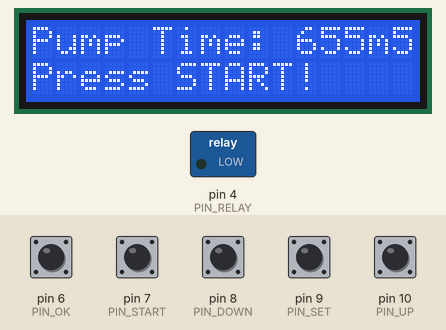
A sketch run on a simulated Arduino Uno, built with avr-gcc and run on an emulated ATmega328P. On the bench: 16×2 character LCD, switched loads named in the sketch (green lamp = pin HIGH). Inputs (shaded band) come from the test bench; at power-on: pin 6 (PIN_OK), pin 7 (PIN_START), pin 8 (PIN_DOWN), pin 9 (PIN_SET), pin 10 (PIN_UP) HIGH.

Above: at 5.3 s.
5.4 s: pin 7 (PIN_START) pulled LOW for 0.15 s
At 7.2 s:
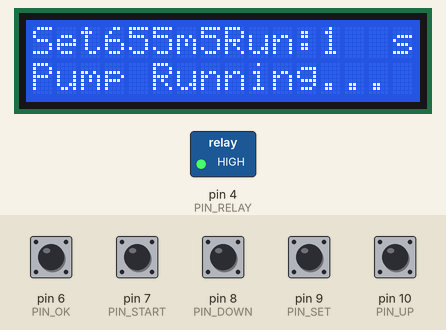
8.5 s: pin 6 (PIN_OK) pulled LOW for 0.15 s
10.1 s: pin 7 (PIN_START) pulled LOW for 1 s
At 11.2 s:
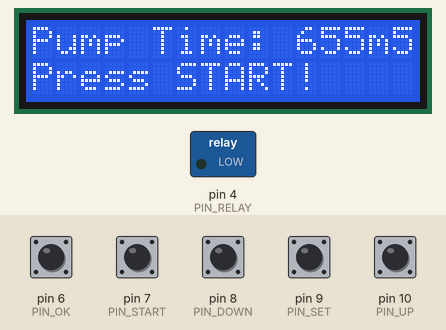
12.6 s: pin 6 (PIN_OK) pulled LOW for 1 s
At 13.1 s:
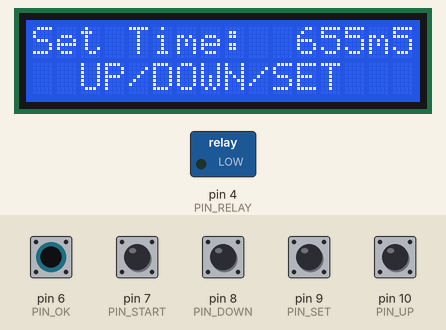
15.1 s: pin 10 (PIN_UP) pulled LOW for 0.15 s
At 16.1 s:
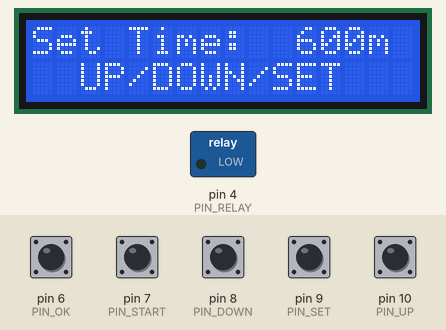
16.7 s: pin 8 (PIN_DOWN) pulled LOW for 0.15 s
At 17.4 s:
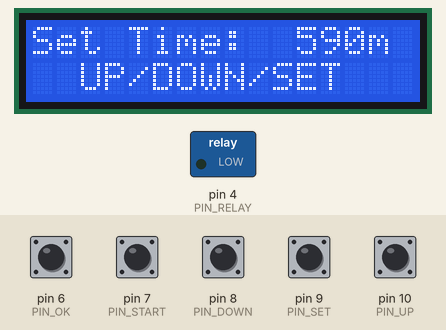
Timing chart, 0 to 19.3 s (numbered marks = the images above; inputs shaded):
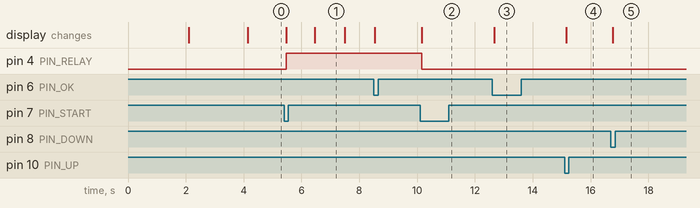

Measured:
- after the input at 5.4 s, pin 4 (PIN_RELAY): LOW → HIGH after 0.07 s; the display: first changes after 0.07 s (image 1 shows a later state)
- after the input at 10.1 s, pin 4 (PIN_RELAY): HIGH → LOW after 0.06 s; the display: changes after 0.06 s (image 2)
- after the input at 12.6 s, the display: changes after 0.06 s (image 3)
- after the input at 15.1 s, the display: changes after 0.06 s (image 4)
- after the input at 16.7 s, the display: changes after 0.06 s (image 5)
- what the display in image 1 shows lasts 1.0 s, from 6.5 s to 7.5 s

The sketch:

Timer_Based_pump_controller.ino
```cpp
/*
* Timer based pump control.
* Author : Subhajit Roy
* subhajitroy005@gmail.com
* TAB size 2
*/


/****************************************************
 *
 * Architecture specific macros
 *
 ***************************************************/
#define PUMP_CTRL_MODEL_1     1

#define SYSTEM_VARIANCE       PUMP_CTRL_MODEL_1


#define DEBUG_EN              0
#define EEPROM_ADDRESS        0


/****************************************************
 *
 * Common includes
 *
 ***************************************************/
#include <stdint.h>

/* Devive specific include */
#if( SYSTEM_VARIANCE == PUMP_CTRL_MODEL_1)
  #include <Wire.h>
  #include <LiquidCrystal_I2C.h>
  #include <EEPROM.h>
#endif


/* Syatem Constrains */

#define MAX_TIMER_OPERATION_IN_MIN  600
#define MIN_TIMER_OPERATION_IN_MIN  1


/****************************************************
 *
 * Global variables and objects
 *
 ***************************************************/
LiquidCrystal_I2C lcd(0x27,16,2); // set the LCD address to 0x27 for a 16 chars and 2 line display


typedef struct _timer_information
{
    uint32_t       user_timer_setup;  // Running time set by user
    uint64_t       operation_start_timestamp;
    uint32_t       running_timer_status;
    uint32_t       ui_refresh_ts; // for UI refresh purpose
    uint32_t       minute_display_scaling_factor_hold;
}timer_info;

typedef struct _ui_information
{
    uint8_t       notification_flag;  // Running time set by user

}ui_info;

/*
 * State machine related variables
 */
typedef enum state_list
{
  STATE_TIMER_SETUP = 0,
  STATE_IDLE,
  STATE_RUNNING
};

enum signals_list{
  SIGNAL_START = 0,
  SIGNAL_UP,
  SIGNAL_DOWN,
  SIGNAL_OK,
  SIGNAL_SET,
  SIGNAL_STOP
};

struct application_info
{
    uint8_t        next_state;  // Hold the state for next state transition
    uint8_t        curr_state;  // Hold the state from where the next state is transiting
    uint8_t        cap_signal;  // captured signal


    uint8_t        op_mode;     // Operation modes select by user

    uint8_t        env_condition;


    // ---  Timer related info
    timer_info     timer;       // timer

    // --- UI Info
    ui_info        ui;
}application;


/****************************************************
 *
 * Input and output related sections
 *
 ***************************************************/
/* State related variables */
#define MAX_IO_SCAN_PINS          5             // maximum scan pins for user input
#define MAX_OUT_PINS              1             // Maximum output pins

/*
 * OUTPUT PINS declarations
 */
#define PIN_RELAY                 4  //  PD4

/*
 * INPUT PINS declarations
 */
#define PIN_START                 7   // PD7
#define PIN_UP                    10  // PB2
#define PIN_DOWN                  8   // PB0
#define PIN_OK                    6   // PB1
#define PIN_SET                   9   // PD6


/*
 * Logic States
 */
#define BOTH_STATE           2
#define CONDITION_REGISTERED true
#define CONDITION_SERVED     false

#define PUMP_ON_STATE        true
#define PUMP_OFF_STATE       false

enum  scan_pin_index_poll
{
  INDEX_SCAN_PIN_START = 0,
  INDEX_SCAN_PIN_UP,
  INDEX_SCAN_PIN_DOWN,
  INDEX_SCAN_PIN_OK ,
  INDEX_SCPN_PIN_SET
};

enum out_pin_index
{                         // Output pin indexes for driver purpose
  INDEX_OUT_PIN_RELAY = 0,
};

volatile struct _scan_pins
{
    uint8_t        pin;
    uint8_t        pin_state;            // Current state at polling
    uint8_t        previous_state;       // Debounce purpose comparison purpose
    uint8_t        present_state;        // Reflect the hold state
    uint32_t       debounce_time;
    uint32_t       last_debounce_time;   // State change debounce time capture
    uint8_t        pressed_state;        // Configuration based on circuit design high/low
    uint8_t        is_pressed;           // Flag for resiater a signa for button is pressed
}scan_pin[MAX_IO_SCAN_PINS];

volatile struct _output_pins
{
    uint8_t        pin;
    uint32_t       pin_state;

}output_pin[MAX_OUT_PINS];


volatile uint32_t pump_operation_time_min = 0; // in minutes
volatile uint32_t pump_operation_start_time = 0; // in minutes
volatile uint32_t ui_operation_update_time = 0; // in minutes
volatile uint32_t pump_current_time_update = 0; // in minutes
```

ZZZ_A_FUNCTIONS.ino
```cpp
/**********************************************************
 *
 * function:  io init
 * parent state call: main setup
 *
***********************************************************/

void func_io_driver_int(struct application_info* app)
{
    /*
     * OutPut pin Inits
     */
    scan_pin[INDEX_SCAN_PIN_START].pin            = PIN_START;
    scan_pin[INDEX_SCAN_PIN_START].pressed_state  = LOW;
    scan_pin[INDEX_SCAN_PIN_START].debounce_time  = 30; // Debounce time in 30mS
    pinMode(scan_pin[INDEX_SCAN_PIN_START].pin , INPUT_PULLUP);
    // When the system is starting capure the state
    scan_pin[INDEX_SCAN_PIN_START].previous_state = digitalRead(scan_pin[INDEX_SCAN_PIN_START].pin );


    scan_pin[INDEX_SCAN_PIN_UP].pin               = PIN_UP;
    scan_pin[INDEX_SCAN_PIN_UP].pressed_state     = LOW;
    scan_pin[INDEX_SCAN_PIN_UP].debounce_time     = 30; // Debounce time in 30mS
    pinMode(scan_pin[INDEX_SCAN_PIN_UP].pin , INPUT_PULLUP);
    // When the system is starting capure the state
    scan_pin[INDEX_SCAN_PIN_UP].previous_state    = digitalRead(scan_pin[INDEX_SCAN_PIN_UP].pin );


    scan_pin[INDEX_SCAN_PIN_DOWN].pin             = PIN_DOWN;
    scan_pin[INDEX_SCAN_PIN_DOWN].pressed_state   = LOW;
    scan_pin[INDEX_SCAN_PIN_DOWN].debounce_time   = 30; // Debounce time in 30mS
    pinMode(scan_pin[INDEX_SCAN_PIN_DOWN].pin , INPUT_PULLUP);
    // When the system is starting capure the state
    scan_pin[INDEX_SCAN_PIN_DOWN].previous_state  = digitalRead(scan_pin[INDEX_SCAN_PIN_DOWN].pin );


    scan_pin[INDEX_SCPN_PIN_SET].pin             = PIN_SET;
    scan_pin[INDEX_SCPN_PIN_SET].pressed_state   = LOW;
    scan_pin[INDEX_SCPN_PIN_SET].debounce_time   = 30; // Debounce time in 30mS
    pinMode(scan_pin[INDEX_SCPN_PIN_SET].pin , INPUT_PULLUP);
    // When the system is starting capure the state
    scan_pin[INDEX_SCPN_PIN_SET].previous_state  = digitalRead(scan_pin[INDEX_SCPN_PIN_SET].pin );


    scan_pin[INDEX_SCAN_PIN_OK].pin             = PIN_OK;
    scan_pin[INDEX_SCAN_PIN_OK].pressed_state   = LOW;
    scan_pin[INDEX_SCAN_PIN_OK].debounce_time   = 30; // Debounce time in 30mS
    pinMode(scan_pin[INDEX_SCAN_PIN_OK].pin , INPUT_PULLUP);
    // When the system is starting capure the state
    scan_pin[INDEX_SCAN_PIN_OK].previous_state  = digitalRead(scan_pin[INDEX_SCAN_PIN_OK].pin );


    /*
     * OutPut pin Inits
     */
    output_pin[INDEX_OUT_PIN_RELAY].pin     = PIN_RELAY;
    pinMode(output_pin[INDEX_OUT_PIN_RELAY].pin , OUTPUT);
    digitalWrite(output_pin[INDEX_OUT_PIN_RELAY].pin , LOW);

}


/**********************************************************
 *
 * function:  Module init like I2C LCD module
 * parent state call: main setup
 *
***********************************************************/
void func_module_int(struct application_info* app)
{

#if (DEBUG_EN == 1)
    Serial.begin(9600);
#endif

    lcd.init();            // Initialize the LCD
    lcd.backlight();       // On the LCD Back Light

    /* Init message to the LCD display */
    lcd.clear();
    lcd.setCursor(0,0);
    lcd.print("Welcome");
    lcd.setCursor(0,1);
    lcd.print("Prabhat Roy");
    delay(2000);
    lcd.clear();
    lcd.setCursor(0,0);
    lcd.print("Welcome");
    lcd.setCursor(0,1);
    lcd.print("Dipali Roy");
    delay(2000);

#if (DEBUG_EN == 1)
    Serial.println("[ OK ] Module init success!");
#endif
}


/**********************************************************
 *
 * state name:  cb_ui_update
 * parent state call: state_back_op_call
 *
***********************************************************/

void func_ui_update(struct application_info* app)
{
    lcd.clear(); // clear all the contents

    switch(app->curr_state)
    {
        case STATE_IDLE:
            /* Timer part update */
            lcd.setCursor(0,0);
            lcd.print("Pump Time:");

            lcd.setCursor(11,0);
            lcd.print(pump_operation_time_min);
            lcd.setCursor(14,0);
            lcd.print("m");

            lcd.setCursor(0,1);
            lcd.print("Press START!");
        break;


        case STATE_RUNNING:
            lcd.setCursor(0,0);
            lcd.print("Set");
            lcd.setCursor(3,0);
            lcd.print(pump_operation_time_min);
            lcd.setCursor(6,0);
            lcd.print("m");

            /* Update the timer */
            lcd.setCursor(8,0);
            lcd.print("Run:");
            lcd.setCursor(12,0);

            if( (pump_current_time_update/60.0) < 1.0 )
            {
                lcd.print(pump_current_time_update);
                lcd.setCursor(15,0);
                lcd.print("s");
            }
            else
            {
                lcd.print(pump_current_time_update/60);
                lcd.setCursor(15,0);
                lcd.print("m");
            }

            lcd.setCursor(0,1);
            lcd.print("Pump Running...");

        break;


        case STATE_TIMER_SETUP:
            lcd.setCursor(0,0);
            lcd.print("Set Time:");

            lcd.setCursor(11,0);
            lcd.print(pump_operation_time_min);
            lcd.setCursor(14,0);
            lcd.print("m");

            lcd.setCursor(0,1);
            lcd.print("  UP/DOWN/SET");

        break;
    }
}


/**********************************************************
 *
 * state name:  input signal polling
 * parent state call: main loop
 *
***********************************************************/
void io_signal_polling(struct application_info* app)
{
    for(int i = 0 ; i < MAX_IO_SCAN_PINS ; i++)
    {
        // Scan current pin state
        scan_pin[i].pin_state = digitalRead(scan_pin[i].pin);

        if (scan_pin[i].pin_state != scan_pin[i].previous_state)
        {
          scan_pin[i].last_debounce_time = millis();
        }

        /* After fluctuations debounce time settled */
        if ((millis() - scan_pin[i].last_debounce_time) >= scan_pin[i].debounce_time)
        {
            // > because the micros are not precise eough
            if (scan_pin[i].pin_state != scan_pin[i].present_state)
            {
                scan_pin[i].present_state = scan_pin[i].pin_state;

                if( (scan_pin[i].present_state == scan_pin[i].pressed_state) && (scan_pin[i].pressed_state != BOTH_STATE) )
                {
                  // A button press registered but not for both edge detection logic
                    scan_pin[i].is_pressed = CONDITION_REGISTERED;
#if (DEBUG_EN == 1)
                    Serial.print("[ IO Read ] button single edge: ");
                    Serial.println(scan_pin[i].pin);
#endif
                }

                if(scan_pin[i].pressed_state == BOTH_STATE)
                {
                    scan_pin[i].is_pressed = CONDITION_REGISTERED;
#if (DEBUG_EN == 1)
                    Serial.print("[ IO Read ] button both edge: ");
                    Serial.println(scan_pin[i].pin);
#endif
                }
            }
        }

        scan_pin[i].previous_state = scan_pin[i].pin_state;
    }

    // based on the physical signal  state machine sw signlas will be generated
    cb_state_machine_signal_gen(app);
}

/**********************************************************
 *
 * state name:  state machine signal generation
 *              based on the generate signal the state
 *              change will happen
 *
 * parent state call: cb_signal_polling()
 *
***********************************************************/

void cb_state_machine_signal_gen(struct application_info* app)
{
    for(int i = 0 ; i < MAX_IO_SCAN_PINS ; i++)
    {
        if(scan_pin[i].is_pressed == CONDITION_REGISTERED)
        {
            scan_pin[i].is_pressed = CONDITION_SERVED; // one time signal condition served

            switch(i)
            {
                // dispense according to signal index
                //-------------------------------------------------
                case INDEX_SCAN_PIN_START:
                    app->cap_signal = SIGNAL_START; // timer up signal captured
                break;

                //-------------------------------------------------
                case INDEX_SCAN_PIN_UP:
                app->cap_signal = SIGNAL_UP; // timer up signal captured
                break;

                //-------------------------------------------------
                case INDEX_SCAN_PIN_DOWN:
                  app->cap_signal = SIGNAL_DOWN; // Mode select signal captured
                break;

                //-------------------------------------------------
                case INDEX_SCAN_PIN_OK:
                  app->cap_signal = SIGNAL_OK; // Start signal captured
                break;

                //-------------------------------------------------
                case INDEX_SCPN_PIN_SET:
                  app->cap_signal = SIGNAL_SET; // Stop signal captured
                break;
           }
        }
    }
}


/**********************************************************
 *
 * Pump ON signal generate
 *
***********************************************************/

void func_pump_start(void)
{
    digitalWrite(output_pin[INDEX_OUT_PIN_RELAY].pin , PUMP_ON_STATE);
}


/**********************************************************
 *
 * Pump OFF signal generate
 *
***********************************************************/

void func_pump_stop(void)
{
    digitalWrite(output_pin[INDEX_OUT_PIN_RELAY].pin , PUMP_OFF_STATE);
}
```

Source omitted: ZZZ_Z_MAIN.ino (7101 bytes)
